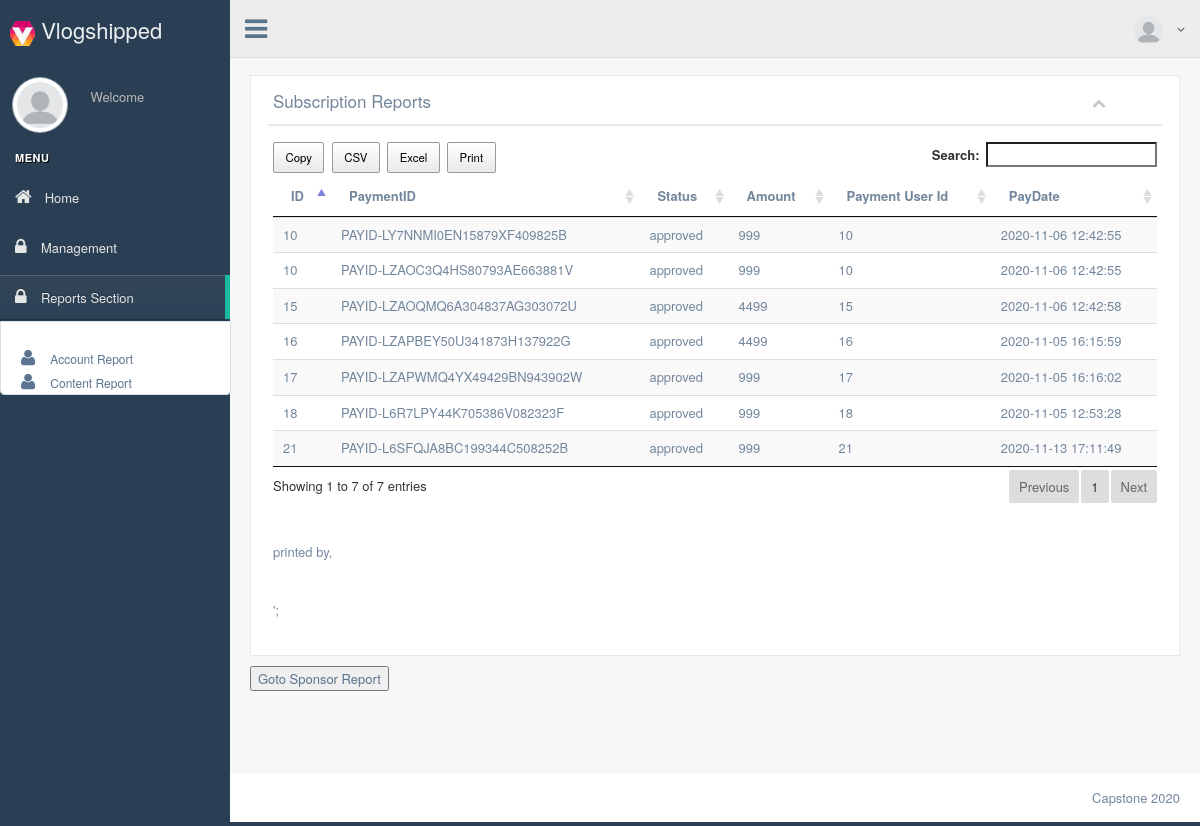
Page /view/reports/subReport.php (signed in) on the earlier database version.
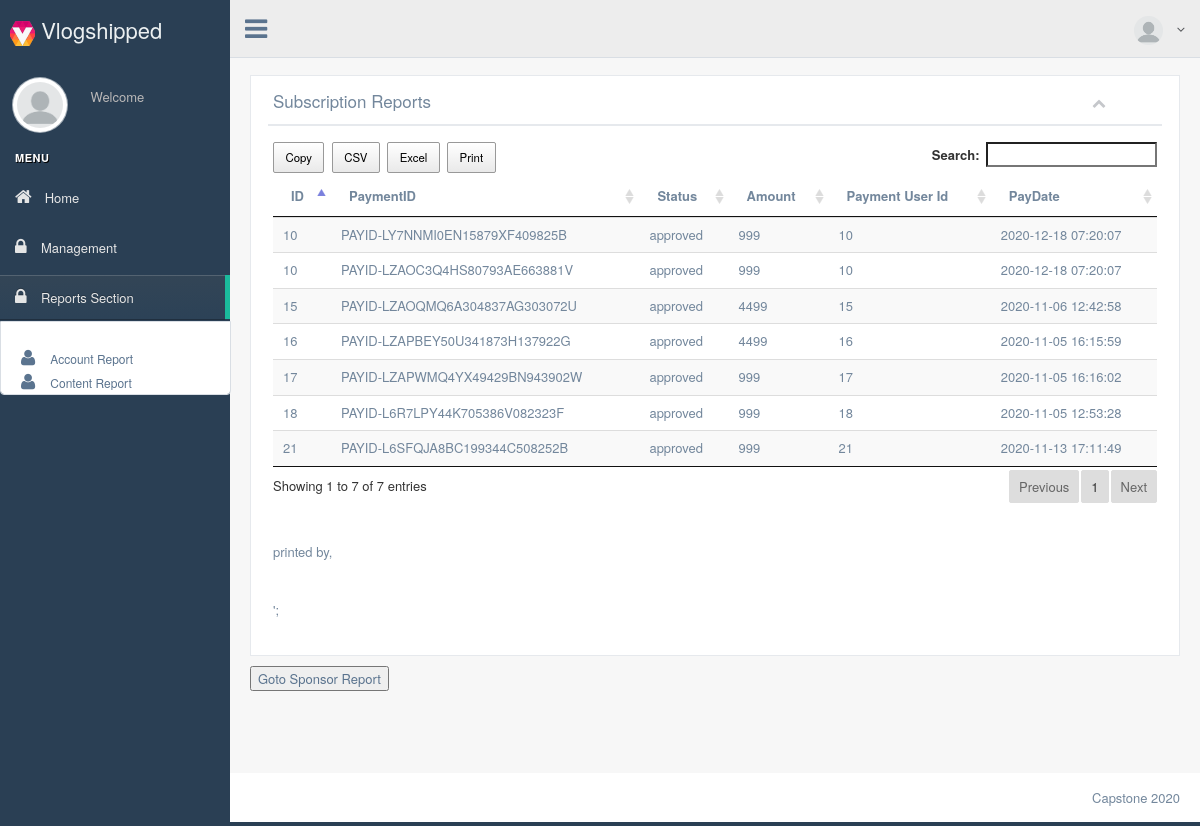
Same page on the later database version.
### tables this page shows
CREATE TABLE `subscription` (
  `id` int(11) NOT NULL,
  `payment_id` varchar(255) NOT NULL,
  `payment_status` varchar(255) NOT NULL,
  `amount` int(11) NOT NULL,
  `payment_type` int(11) NOT NULL,
  `user_id` int(11) NOT NULL,
  `created_at` timestamp NOT NULL DEFAULT CURRENT_TIMESTAMP,
  `updated_at` timestamp NOT NULL DEFAULT CURRENT_TIMESTAMP
);

CREATE TABLE `users` (
  `id` int(11) NOT NULL,
  `user_type` int(11) NOT NULL,
  `user_status` int(11) NOT NULL,
  `email_address` varchar(255) NOT NULL,
  `profile_picture` varchar(255) DEFAULT NULL,
  `password` varchar(255) NOT NULL,
  `company_name` varchar(255) NOT NULL,
  `first_name` varchar(255) NOT NULL,
  `last_name` varchar(255) NOT NULL,
  `category` varchar(255) NOT NULL,
  `gender` varchar(255) NOT NULL,
  `birthday` varchar(255) NOT NULL,
  `mobile_number` varchar(255) NOT NULL,
  `website` varchar(255) NOT NULL,
  `description` varchar(255) NOT NULL,
  `created_at` timestamp NOT NULL DEFAULT CURRENT_TIMESTAMP,
  `updated_at` timestamp NOT NULL DEFAULT CURRENT_TIMESTAMP
);

### model/subscriptionModel.php (called while the page is built, shortened)
<?php
require 'db/dbhelper.php';
Class Subscription extends DBHelper{
    private $table = 'subscription';
    function __construct(){
        return DBHelper::__construct();
    }
 function getAllSubs(){
    return DBHelper::getAllSubscriptions($this->table);
}
}

### db_class.php (called while the page is built, shortened)
<?php
	class MYDB
	{
		static $hostname = "localhost";
		static $dbname = "vlogshipped";
		static $username  = "root";
		static $password = "";
		public static function query($sql, $params=array(), $transaction)
		{
			$rows = array();
			try
			{
				$db = new PDO("mysql:host=". self::$hostname ."; dbname=". self::$dbname,  self::$username,  self::$password);
				$db->setAttribute(PDO::ATTR_ERRMODE, PDO::ERRMODE_EXCEPTION);
				$cmd = $db->prepare($sql);
				$cmd->execute($params);
				if($transaction == "SELECT")
					$rows = $cmd->fetchAll();
				else
					$rows = $db->lastInsertId();
			}
			catch(PDOException $e)
			{
				echo $e->getMessage();
			}
			return $rows;
		}
	}
?>

### model/db/DBHelper.php (called while the page is built, shortened)
<?php
Class DBHelper{
		private $hostname='localhost';
		private $username='root';
		private $password='';
		private $database='vlogshipped';
		private $conn;
function __construct(){
    try{
        $this->conn=new PDO("mysql:host=$this->hostname;dbname=$this->database",$this->username,$this->password);
    }catch(PDOException $e){ echo $e->getMessage();}
}
    function getAllSubscriptions($table){
        $sql="SELECT *, subscription.id as subs_id FROM subscription LEFT JOIN users on subscription.user_id = users.id";
        try{
            $stmt=$this->conn->prepare($sql);
            $stmt->execute();
            $rows=$stmt->fetchAll(PDO::FETCH_ASSOC);
        }catch(PDOException $e){ echo $e->getMessage();}
        return $rows;
    }
}

### view/reports/subReport.php (the view, shortened to what the changed rows need)
<?php
	require_once("../../db_class.php");
	$id = $_SESSION["username"];
	$exist_user = MYDB::query(
															"select
																*
															from
																admin
															where
																username = ? "
															,
															array($id)
															,
															"SELECT"
														);
?>
<!DOCTYPE html>
<html lang="en">
<head>
	<link rel="stylesheet" href="../assets/css/bs.css">
	<link rel="stylesheet" href="../assets/css/fa.css">
	<link rel="stylesheet" href="../assets/css/progress.css">
	<link rel="stylesheet" href="../assets/css/green.css">
	<link rel="stylesheet" href="../assets/css/animate.css">
	<link rel="stylesheet" href="../assets/css/custom.css">
	<link rel="stylesheet" href="../assets/css/jquery.dataTables.min.css">
	<link rel="stylesheet" href="../assets/css/buttons.dataTables.min.css"> </head>
<body class="nav-md" ng-app="myApp">
	<div class="container body" ng-controller="myCtrl">
		<div class="main_container">
			<?php
			require '../../model/subscriptionModel.php';
			$subs = new Subscription();
			$sub=$subs->getAllSubs();
			?>
			<div class="right_col" role="main">
				<div class="row">
					<div class="col-md-12">
						<div class="x_panel">
							<div class="x_title">
								<h2> Subscription Reports</h2>
							</div>
							<div class="x_content">
								<table class="table table-striped projects" id="datatable-buttons" >
									<thead>
										<tr>
                                            <th> ID </th>
                                            <th> PaymentID </th>
                                            <th> Status</th>
                                            <th> Amount</th>
                                            <th> Payment User Id</th>
                                            <th> PayDate</th>
										</tr>
									</thead>
									<tbody>
									    <?php foreach($sub as $r): ?>
										<tr>
                                            <td><?php echo $r['id'];?></td>
                                            <td><?php echo $r['payment_id'];?></td>
											<td><?php echo $r['payment_status'];?></td>
											<td><?php echo $r['amount'];?></td>
                                            <td><?php echo $r['user_id'];?></td>
                                            <td><?php echo $r['updated_at'];?></td>
										</tr>
										<?php endforeach?>
									</tbody>
								</table>
							</div>
						</div>
                    </div>
				</div>
            </div>
		</div>
	</div>
</body>
</html>

Differences in the rows shown:
changed through a linked row, subscription "PAYID-LY7NNMI0EN15879XF409825B": user.updated_at "2020-11-06 12:42:55" → "2020-12-18 07:20:07"
changed through a linked row, subscription "PAYID-LZAOC3Q4HS80793AE663881V": user.updated_at "2020-11-06 12:42:55" → "2020-12-18 07:20:07"
